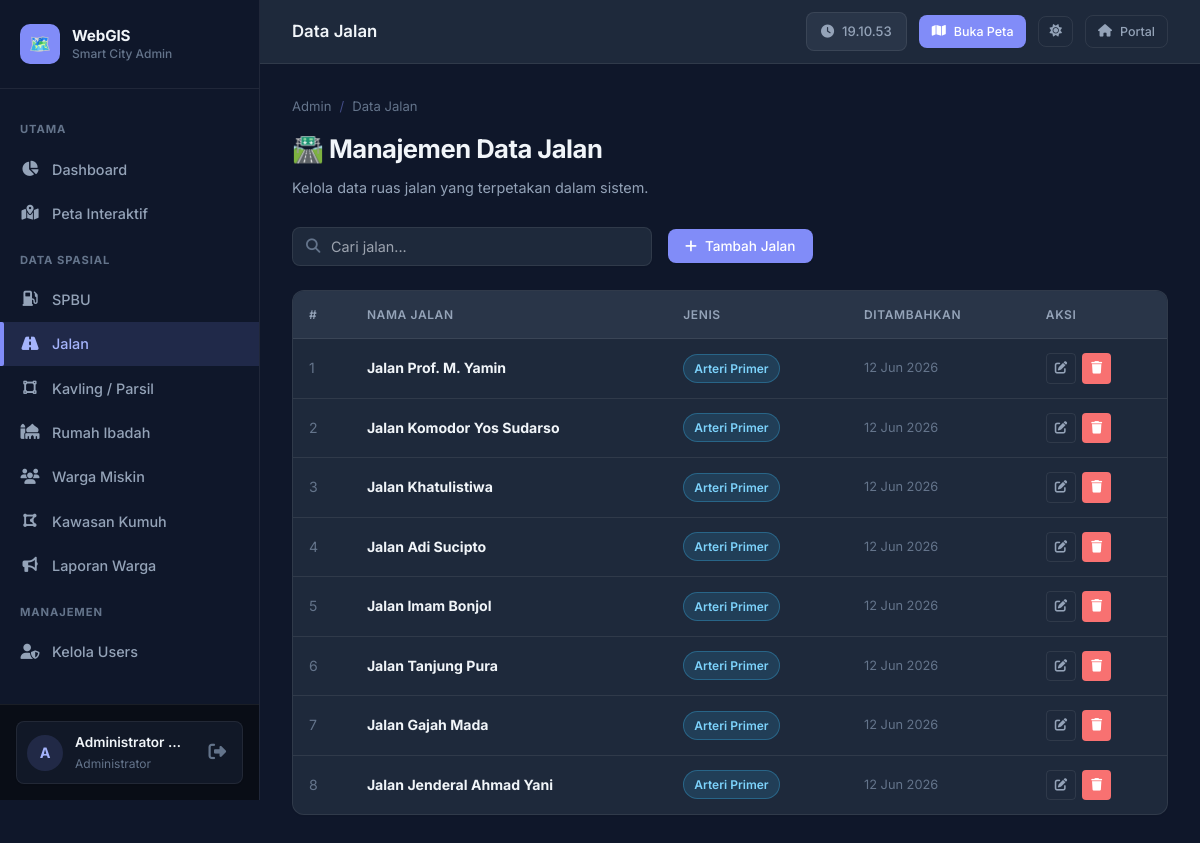
The page /webgis_app/panel_admin/kelola_jalan.php (signed in) on the database its author committed.
### tables this page shows
CREATE TABLE jalan (
    id INT AUTO_INCREMENT PRIMARY KEY,
    nama VARCHAR(100) NOT NULL,
    jenis_jalan VARCHAR(50) DEFAULT NULL,
    geom GEOMETRY NOT NULL,
    created_at TIMESTAMP NOT NULL DEFAULT CURRENT_TIMESTAMP,
    SPATIAL INDEX idx_jalan_geom (geom)
);

### webgis_app/panel_admin/kelola_jalan.php (the view, shortened to what this page needs)
<?php
$pdo = Database::getConnection();
$rows = $pdo->query("SELECT id,nama,jenis_jalan,created_at FROM jalan ORDER BY id DESC")->fetchAll();
require_once __DIR__ . '/partials/header.php';
?>
<div class="page-header">
    <div class="breadcrumb"><span>Admin</span><span class="sep">/</span><span>Data Jalan</span></div>
    <h1>🛣️ Manajemen Data Jalan</h1>
    <p>Kelola data ruas jalan yang terpetakan dalam sistem.</p>
</div>
<div class="page-toolbar">
    <div class="search-box"><i class="fas fa-search search-icon"></i><input type="text" id="searchInput" placeholder="Cari jalan..." oninput="filterTable('searchInput','jalanTable')"></div>
    <button class="btn btn-primary" onclick="openModal('modalTambah')"><i class="fas fa-plus"></i> Tambah Jalan</button>
</div>
<div class="table-wrap">
<table class="data-table" id="jalanTable">
    <thead><tr><th>#</th><th>Nama Jalan</th><th>Jenis</th><th>Ditambahkan</th><th>Aksi</th></tr></thead>
    <tbody>
    <?php foreach($rows as $i=>$r): ?>
    <tr>
        <td style="color:var(--text-muted)"><?=$i+1?></td>
        <td><strong><?=htmlspecialchars($r['nama'])?></strong></td>
        <td><span class="badge badge-info"><?=htmlspecialchars($r['jenis_jalan']??'-')?></span></td>
        <td style="color:var(--text-muted);font-size:0.8rem;"><?=date('d M Y',strtotime($r['created_at']))?></td>
        <td><div class="actions">
            <button class="btn btn-ghost btn-sm btn-icon" onclick="editRow(<?=htmlspecialchars(json_encode($r))?>)"><i class="fas fa-edit"></i></button>
            <button class="btn btn-danger btn-sm btn-icon" onclick="hapus(<?=$r['id']?>,'<?=addslashes($r['nama'])?>')"><i class="fas fa-trash"></i></button>
        </div></td>
    </tr>
    <?php endforeach; ?>
    </tbody>
</table></div>
<?php require_once __DIR__ . '/partials/footer.php'; ?>

### webgis_app/public_assets/css/global.css (style rules this page uses)
:root, [data-theme="light"] { --primary: #2563EB; --primary-light: #3B82F6; --primary-dark: #1D4ED8; --primary-glow: rgba(37, 99, 235, 0.08); --accent: #10B981; --danger: #EF4444; --warning: #F59E0B; --info: #0EA5E9; --bg-base: #F9FAFB; --bg-surface: #FFFFFF; --bg-elevated: #FFFFFF; --bg-card: #FFFFFF; --border-light: #E5E7EB; --border-hover: #D1D5DB; --text-primary: #111827; --text-secondary: #4B5563; --text-muted: #6B7280; --sidebar-w: 260px; --sidebar-bg: #FFFFFF; --sidebar-border: #E5E7EB; --radius-sm: 4px; --radius-md: 8px; --radius-lg: 12px; --radius-xl: 16px; --shadow-sm: 0 1px 2px 0 rgba(0, 0, 0, 0.05); --shadow-md: 0 4px 6px -1px rgba(0, 0, 0, 0.1), 0 2px 4px -1px rgba(0, 0, 0, 0.06); --shadow-lg: 0 10px 15px -3px rgba(0, 0, 0, 0.1), 0 4px 6px -2px rgba(0, 0, 0, 0.05); --transition: all 0.25s cubic-bezier(0.4, 0, 0.2, 1); }
[data-theme="dark"] { --primary: #818CF8; --primary-light: #A5B4FC; --primary-dark: #6366F1; --primary-glow: rgba(129, 140, 248, 0.15); --accent: #34D399; --danger: #F87171; --warning: #FCD34D; --info: #38BDF8; --bg-base: #0F172A; --bg-surface: #1E293B; --bg-elevated: #293548; --bg-card: #1E293B; --border-light: rgba(255,255,255,0.08); --border-hover: rgba(129,140,248,0.45); --text-primary: #F1F5F9; --text-secondary: #94A3B8; --text-muted: #64748B; --sidebar-bg: #0F172A; --sidebar-border: rgba(255,255,255,0.07); }
*, *::before, *::after { box-sizing: border-box; margin: 0; padding: 0; }
html { scroll-behavior: smooth; }
body { font-family: 'Inter', sans-serif; background: var(--bg-base); color: var(--text-primary); font-size: 14px; line-height: 1.6; min-height: 100vh; -webkit-font-smoothing: antialiased; transition: background 0.25s ease, color 0.25s ease; }
.btn { display: inline-flex; align-items: center; gap: 8px; padding: 8px 16px; border-radius: var(--radius-md); border: 1px solid transparent; font-size: 0.85rem; font-weight: 500; font-family: 'Inter', sans-serif; cursor: pointer; transition: var(--transition); white-space: nowrap; outline: none; }
.btn-primary { background: var(--primary); color: #fff; box-shadow: var(--shadow-sm); }
.btn-danger { background: var(--danger); color: #fff; }
.btn-ghost { background: transparent; border: 1px solid var(--border-light); color: var(--text-secondary); }
.btn-sm { padding: 6px 12px; font-size: 0.78rem; }
.btn-icon { padding: 8px; border-radius: var(--radius-sm); }
.badge { display: inline-flex; align-items: center; padding: 4px 10px; border-radius: var(--radius-xl); font-size: 0.75rem; font-weight: 600; }
.badge-info { background: #F0F9FF; color: #0369A1; border: 1px solid #BAE6FD; }
[data-theme="dark"] .badge-info { background: rgba(56,189,248,0.15); color: #7DD3FC; border-color: rgba(56,189,248,0.3); }
.table-wrap { overflow-x: auto; border-radius: var(--radius-lg); border: 1px solid var(--border-light); background: var(--bg-surface); box-shadow: var(--shadow-sm); }
.data-table { width: 100%; border-collapse: collapse; font-size: 0.88rem; }
.data-table thead th { background: var(--bg-elevated); padding: 14px 16px; text-align: left; font-size: 0.75rem; font-weight: 600; color: var(--text-secondary); text-transform: uppercase; letter-spacing: 0.05em; white-space: nowrap; border-bottom: 1px solid var(--border-light); }
.data-table tbody tr { border-bottom: 1px solid var(--border-light); transition: background 0.15s; }
.data-table tbody tr:last-child { border-bottom: none; }
.data-table td { padding: 14px 16px; color: var(--text-primary); vertical-align: middle; }
.data-table .actions { display: flex; gap: 6px; }
.page-header { margin-bottom: 28px; }
.page-header h1 { font-size: 1.6rem; font-weight: 700; color: var(--text-primary); letter-spacing: -0.02em; }
.page-header p { color: var(--text-secondary); margin-top: 6px; font-size: 0.9rem; }
.page-header .breadcrumb { display: flex; gap: 8px; align-items: center; font-size: 0.82rem; color: var(--text-muted); margin-bottom: 12px; }
.page-header .breadcrumb .sep { color: var(--border-hover); }

### rows shown on the page
jalan: nama "Jalan Prof. M. Yamin", jenis_jalan "Arteri Primer", created_at "12 Jun 2026"
jalan: nama "Jalan Komodor Yos Sudarso", jenis_jalan "Arteri Primer", created_at "12 Jun 2026"
jalan: nama "Jalan Khatulistiwa", jenis_jalan "Arteri Primer", created_at "12 Jun 2026"
jalan: nama "Jalan Adi Sucipto", jenis_jalan "Arteri Primer", created_at "12 Jun 2026"
jalan: nama "Jalan Imam Bonjol", jenis_jalan "Arteri Primer", created_at "12 Jun 2026"
jalan: nama "Jalan Tanjung Pura", jenis_jalan "Arteri Primer", created_at "12 Jun 2026"
jalan: nama "Jalan Gajah Mada", jenis_jalan "Arteri Primer", created_at "12 Jun 2026"
jalan: nama "Jalan Jenderal Ahmad Yani", jenis_jalan "Arteri Primer", created_at "12 Jun 2026"

### other values the page prints
$initial "A"
$user['nama_lengkap'] ?: $user['username'] "Administrator…"
$pageTitle "Data Jalan"
